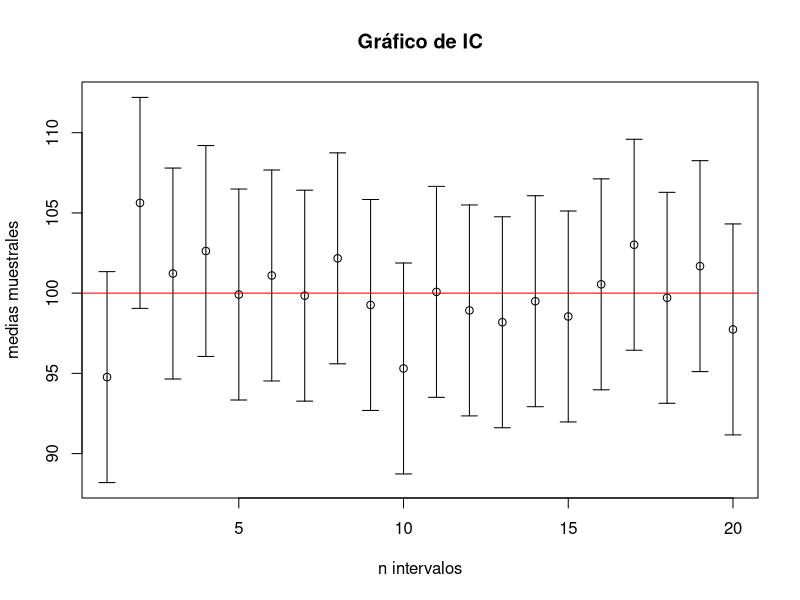
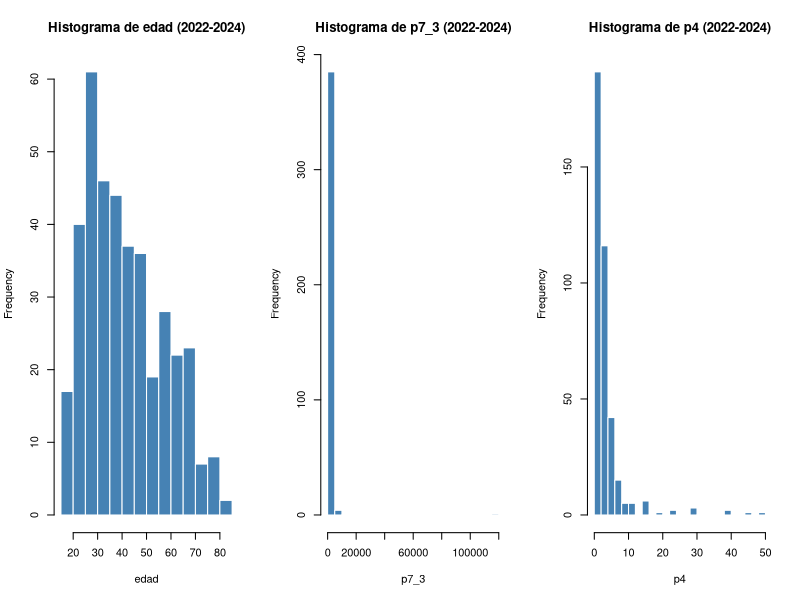
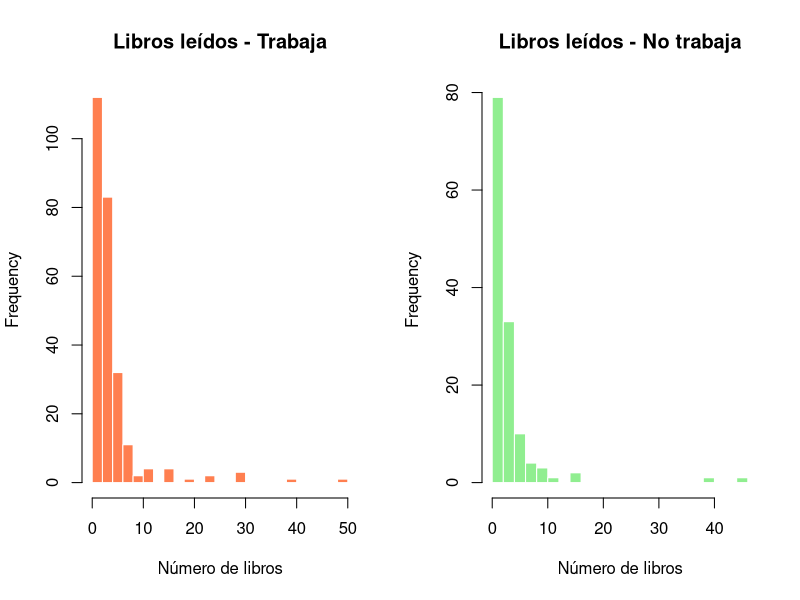
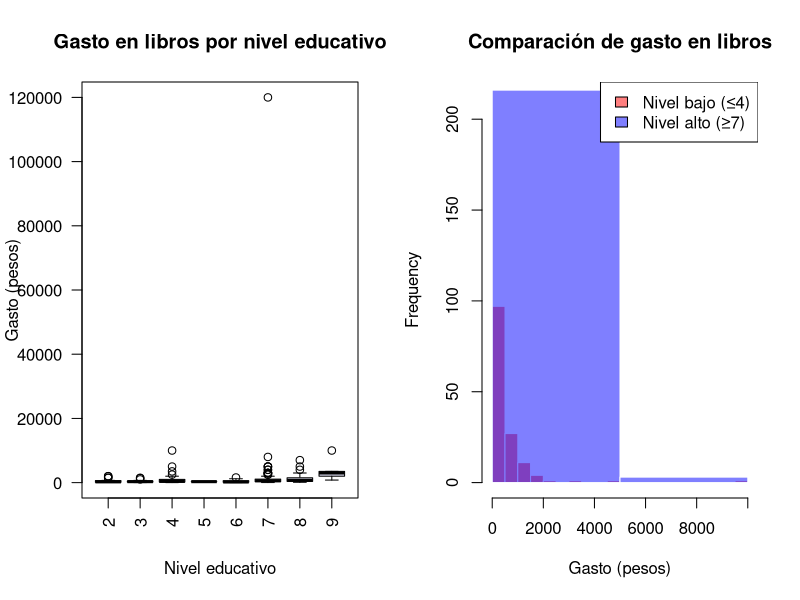
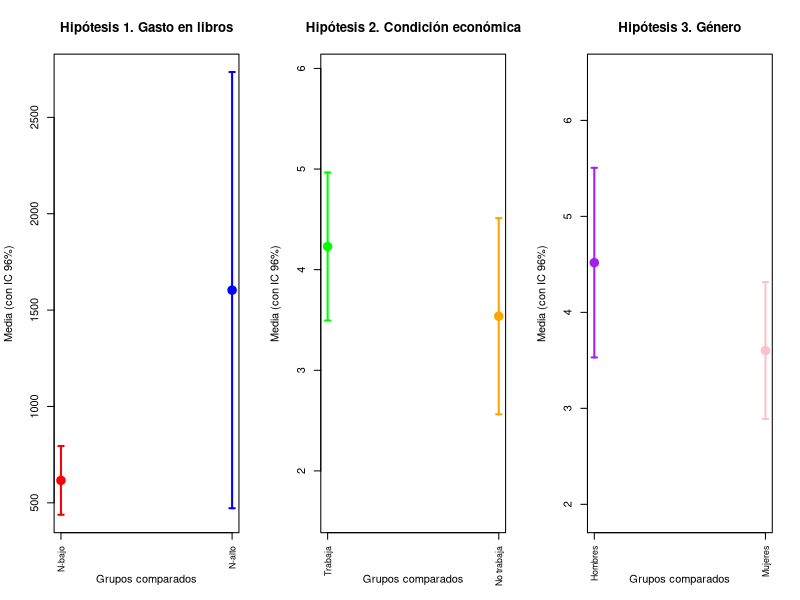

Recreate these plots in R, in order.
## ---- chunk 1
knitr::opts_chunk$set(echo = TRUE)
library(plotrix)
library(dplyr)
library(knitr)
library(kableExtra)
library(ggplot2)
## ---- chunk 2
#Nueva base de datos de los 3 años
M22L = read.csv("Datos2022Limpios.csv")
M23L = read.csv("Datos2023Limpios.csv")
M24L = read.csv("Datos2024Limpios.csv")

M2224 = bind_rows(M22L,M23L,M24L)

write.csv(M2224,"BasedeDatosMolec.csv",row.names = FALSE)
## ---- chunk 3
n = 20 # u otro valor como 50, 100
media = 100 # Media de población
DE = 15 # Desviación estándar depoblación
ErrorEst= DE/sqrt(n)
X_ = rnorm(n, media, ErrorEst)
E = 1.96*DE/sqrt(n) # E = Error máximo
plotCI(1:n,X_, E ,main="Gráfico de IC", , xlab
= "n intervalos", ylab = "medias muestrales")
abline(h = 100, col = "red")

## ---- chunk 4
alfa1 = 0.04
nc = 1 - alfa1

LI1= M2224 %>% filter(nivel <= 4) %>% pull(p7_3)
LS1= M2224 %>% filter(nivel >= 7) %>% pull(p7_3)

n11 = length(LI1)
n21 = length(LS1)

x1bar = mean(LI1)
x2bar = mean(LS1)

s11 = var(LI1)
s21 = var(LS1)

t1 = (x1bar - x2bar) / sqrt(s11/n11 + s21/n21)

df1 = (s11/n11 + s21/n21)^2 /  ( (s11/n11)^2/(n11-1) + (s21/n21)^2/(n21-1) )

zf1 = qt(alfa1, df1)

#Cola izquierda porque buscamos un valor menor
p1 = pt(t1, df1)

se1 = sqrt(s11) / sqrt(n11) 
se2 = sqrt(s21) / sqrt(n21)  

t_crit_bilateral <- qt(0.98, df = n11 - 1) 

E1 = t_crit_bilateral * se1
E2 = t_crit_bilateral * se2

cat("Estadístico de prueba t =",t1,"\nValor crítico =",zf1,"\nValor p =",p1)
## ---- chunk 5
t.test(LI1, LS1, alternative = "less", var.equal = FALSE, conf.level = 0.96)
## ---- chunk 6
trabaja= M2224 %>% filter(cond_act == 1) %>% pull(p4)
no_trabaja= M2224 %>% filter(cond_act != 1) %>% pull(p4)

n12 = length(trabaja)
n22 = length(no_trabaja)

x1bar2 = mean(trabaja)
x2bar2 = mean(no_trabaja)

s12 = var(trabaja)
s22 = var(no_trabaja)

t2 = (x1bar2 - x2bar2) / sqrt(s12/n12 + s22/n22)

zf2 = qnorm(1-alfa1/2)

df2 = (s12/n12 + s22/n22)^2 /  ( (s12/n12)^2/(n12-1) + (s22/n22)^2/(n22-1) )

#Prueba de 2 colas
p2 = 2*pt(-abs(t2), df2)

SE = sqrt(s12/n12 + s22/n22)
tc2 = qt(1 - alfa1/2, df2)
LI2 = (x1bar2 - x2bar2) - tc2 * SE
LS2 = (x1bar2 - x2bar2) + tc2 * SE

cat("Estadístico de prueba t =",t2,"\nValor crítico =",zf2,"\nValor p =",p2)
cat("\nIntervalo: [",LI2,",",LS2,"]")
## ---- chunk 7
t.test(trabaja, no_trabaja, alternative = "two.sided", var.equal = FALSE, conf.level = 0.96)
## ---- chunk 8
hombres=M2224 %>% filter(sexo == 1) %>% pull(p4)
mujeres=M2224 %>% filter(sexo == 2) %>% pull(p4)

n13 = length(hombres)
n23 = length(mujeres)

x1bar3 = mean(hombres)
x2bar3 = mean(mujeres)

s13 = var(hombres) 
s23 = var(mujeres)

sp3 = ((n13 - 1)*s13 + (n23 - 1)*s23) / (n13 + n23 - 2)

# Estadístico t con varianzas iguales
t3 = (x1bar3 - x2bar3) / sqrt(sp3 * (1/n13 + 1/n23))

zf3 = qnorm(1-alfa1/2)

df3 = n13 + n23 - 2

p3 = 2 * pt(-abs(t3), df3)

SE3 = sqrt(sp3 * (1/n13 + 1/n23))
tc3 = qt(1 - alfa1/2, df3)
LI3 = (x1bar3 - x2bar3) - tc3 * SE3
LS3 = (x1bar3 - x2bar3) + tc3 * SE3

cat("Estadístico de prueba t =",t3,"\nValor crítico =",zf3,"\nValor p =",p3)
cat("\nIntervalo: [",LI3,",",LS3,"]")
## ---- chunk 9
t.test(hombres, mujeres, alternative = "two.sided",var.equal = TRUE, conf.level = 0.96)
## ---- chunk 10
# Seleccionar solo las variables cuantitativas
Datos_cuant_combinados = M2224[, c("edad", "p7_3", "p4")]
par(mfrow = c(1,3))
for (v in names(Datos_cuant_combinados)) {
  hist(Datos_cuant_combinados[[v]], 
       main = paste("Histograma de", v, "(2022-2024)"), 
       xlab = v, col = "steelblue", border = "white",
       breaks = 20)
}
par(mfrow = c(1,1))
## ---- chunk 11
par(mfrow = c(1,2))

# Histograma para quienes trabajan
hist(trabaja, 
     main = "Libros leídos - Trabaja", 
     xlab = "Número de libros", 
     col = "coral", 
     border = "white",
     breaks = 20)

# Histograma para quienes no trabajan
hist(no_trabaja, 
     main = "Libros leídos - No trabaja", 
     xlab = "Número de libros", 
     col = "lightgreen", 
     border = "white",
     breaks = 20)

par(mfrow = c(1,1))
## ---- chunk 12
# Función de análisis cuantitativo
analisis_cuant = function(x){
  x = as.numeric(x)
  x = x[!is.na(x)]
  
  if(length(x) < 2){
    return(data.frame(
      Media = NA, Mediana = NA, Rango_Medio = NA, Desviacion = NA,
      Coef_Variacion = NA, Q1 = NA, Q2 = NA, Q3 = NA,
      Sesgo = NA, Curtosis = NA
    ))
  }
  
  media = mean(x)
  mediana = median(x)
  rango_medio = (max(x) + min(x)) / 2
  desv = sd(x)
  coef_var = ifelse(media != 0, (desv / media) * 100, NA)
  cuartiles = quantile(x, probs = c(0.25, 0.5, 0.75))
  
  if (desv > 0){
    sesgo = sum((x - media)^3) / (length(x) * desv^3)
    curtosis = sum((x - media)^4) / (length(x) * desv^4)
  } else {
    sesgo = NA
    curtosis = NA
  }
  
  data.frame(
    Media = round(media, 2),
    Mediana = round(mediana, 2),
    Rango_Medio = round(rango_medio, 2),
    Desviacion = round(desv, 2),
    CV = round(coef_var, 2),
    Q1 = round(cuartiles[1], 2),
    Q2 = round(cuartiles[2], 2),
    Q3 = round(cuartiles[3], 2),
    Sesgo = round(sesgo, 2),
    Curtosis = round(curtosis, 2)
  )
}

# Aplicar análisis a datos combinados
tabla_cuant_combinada = lapply(Datos_cuant_combinados, analisis_cuant)
tabla_cuant_combinada = do.call(rbind, tabla_cuant_combinada)
rownames(tabla_cuant_combinada) = names(Datos_cuant_combinados)

kable(tabla_cuant_combinada, 
      caption = "Tabla 1. Medidas descriptivas de variables cuantitativas (2022-2024)") %>%
  kable_styling(full_width = TRUE, bootstrap_options = c("striped","hover"))
## ---- chunk 13
par(mfrow = c(1,2))

# Boxplot del gasto por nivel educativo
boxplot(p7_3 ~ nivel, data = M2224,
        main = "Gasto en libros por nivel educativo",
        xlab = "Nivel educativo",
        ylab = "Gasto (pesos)",
        col = "lavender",
        las = 2)

# Histograma comparativo
hist(LI1, 
     main = "Comparación de gasto en libros", 
     xlab = "Gasto (pesos)", 
     col = rgb(1,0,0,0.5), 
     border = "white",
     breaks = 30,
     ylim = c(0, max(c(length(LI1[LI1 < 5000]), length(LS1[LS1 < 5000])))))
hist(LS1, 
     col = rgb(0,0,1,0.5), 
     border = "white",
     breaks = 30,
     add = TRUE)
legend("topright", 
       legend = c("Nivel bajo (≤4)", "Nivel alto (≥7)"), 
       fill = c(rgb(1,0,0,0.5), rgb(0,0,1,0.5)))

par(mfrow = c(1,1))
## ---- chunk 14
library(plotrix)

alfa = 0.04
nc = 1 - alfa

media_bajo = mean(LI1)
media_alto = mean(LS1)
se_bajo = sd(LI1) / sqrt(length(LI1))
se_alto = sd(LS1) / sqrt(length(LS1))
E_bajo = qt(1 - alfa/2, length(LI1)-1) * se_bajo
E_alto = qt(1 - alfa/2, length(LS1)-1) * se_alto

media_trabaja = mean(trabaja)
media_no_trabaja = mean(no_trabaja)
se_trabaja = sd(trabaja) / sqrt(length(trabaja))
se_no_trabaja = sd(no_trabaja) / sqrt(length(no_trabaja))
E_trabaja = qt(1 - alfa/2, length(trabaja)-1) * se_trabaja
E_no_trabaja = qt(1 - alfa/2, length(no_trabaja)-1) * se_no_trabaja

media_hombres = mean(hombres)
media_mujeres = mean(mujeres)
se_hombres = sd(hombres) / sqrt(length(hombres))
se_mujeres = sd(mujeres) / sqrt(length(mujeres))
E_hombres = qt(1 - alfa/2, length(hombres)-1) * se_hombres
E_mujeres = qt(1 - alfa/2, length(mujeres)-1) * se_mujeres

medias1 = c(media_bajo, media_alto)
medias2 = c(media_trabaja, media_no_trabaja)
medias3 = c(media_hombres, media_mujeres)
errores1 = c(E_bajo, E_alto)
errores2 = c(E_trabaja, E_no_trabaja)
errores3 = c(E_hombres, E_mujeres)
grupos1 = c("N-bajo", "N-alto")
grupos2 = c("Trabaja", "No trabaja")
grupos3 = c("Hombres", "Mujeres")
colores1 = c("red", "blue")
colores2 = c("green", "orange")
colores3 = c("purple", "pink")

par(mfrow = c(1, 3))
plotCI(1:2, medias1, errores1,
       main = "Hipótesis 1. Gasto en libros",
       xlab = "Grupos comparados", 
       ylab = "Media (con IC 96%)",
       xaxt = "n",
       pch = 19,
       col = colores1,
       lwd = 2,
       cex = 1.5,
       ylim = c(min(medias1 - errores1) - 1, max(medias1 + errores1) + 1))

axis(1, at = 1:2, labels = grupos1, las = 2, cex.axis = 0.8)
abline(v = c(2.5, 4.5), lty = 2, col = "gray")

plotCI(1:2, medias2, errores2,
       main = "Hipótesis 2. Condición económica",
       xlab = "Grupos comparados", 
       ylab = "Media (con IC 96%)",
       xaxt = "n",
       pch = 19,
       col = colores2,
       lwd = 2,
       cex = 1.5,
       ylim = c(min(medias2 - errores2) - 1, max(medias2 + errores2) + 1))

axis(1, at = 1:2, labels = grupos2, las = 2, cex.axis = 0.8)
abline(v = c(2.5, 4.5), lty = 2, col = "gray")

plotCI(1:2, medias3, errores3,
       main = "Hipótesis 3. Género",
       xlab = "Grupos comparados", 
       ylab = "Media (con IC 96%)",
       xaxt = "n",
       pch = 19,
       col = colores3,
       lwd = 2,
       cex = 1.5,
       ylim = c(min(medias3 - errores3) - 1, max(medias3 + errores3) + 1))

axis(1, at = 1:2, labels = grupos3, las = 2, cex.axis = 0.8)
abline(v = c(2.5, 4.5), lty = 2, col = "gray")
